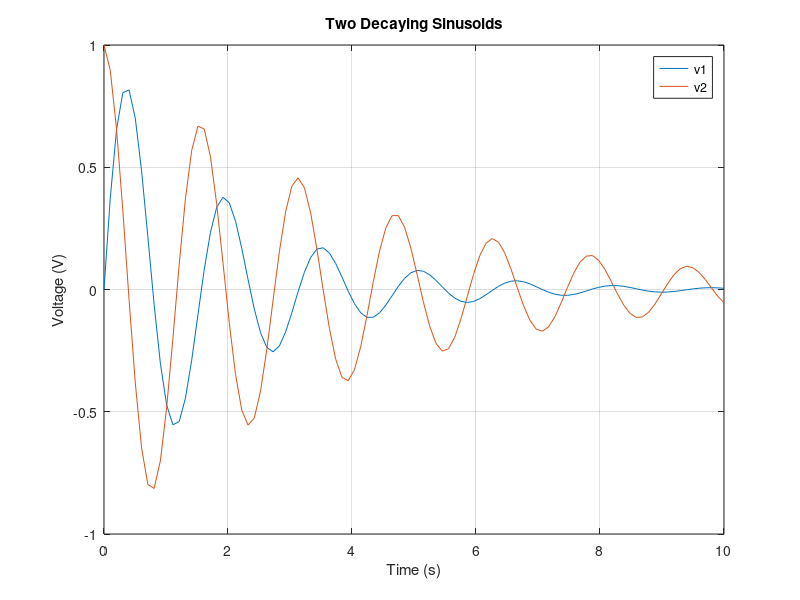
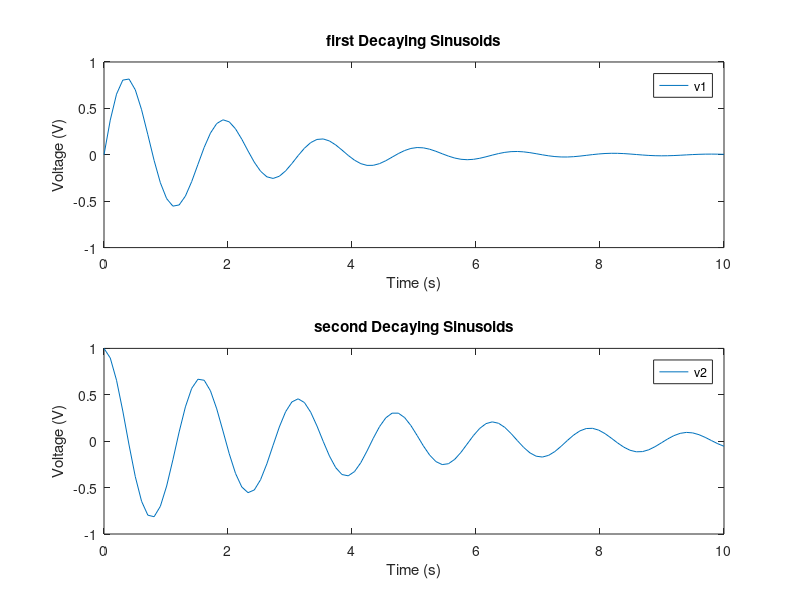

Write the MATLAB code that produced these figures, in order.
t = linspace(0, 10, 100);
v1 = exp(-0.5.*t).*sin(4.*t);
v2 = exp(-0.25.*t).*cos(4.*t);

figure
plot(t, v1);
hold
plot(t, v2);

grid on
title('Two Decaying Sinusoids')
legend('v1', 'v2')
xlabel('Time (s)')
ylabel('Voltage (V)')

figure
subplot(2, 1, 1);
plot(t, v1);
title('first Decaying Sinusoids')
legend('v1')
xlabel('Time (s)')
ylabel('Voltage (V)')
hold
subplot(2, 1, 2);
plot(t, v2);
title('second Decaying Sinusoids')
legend('v2')
xlabel('Time (s)')
ylabel('Voltage (V)')